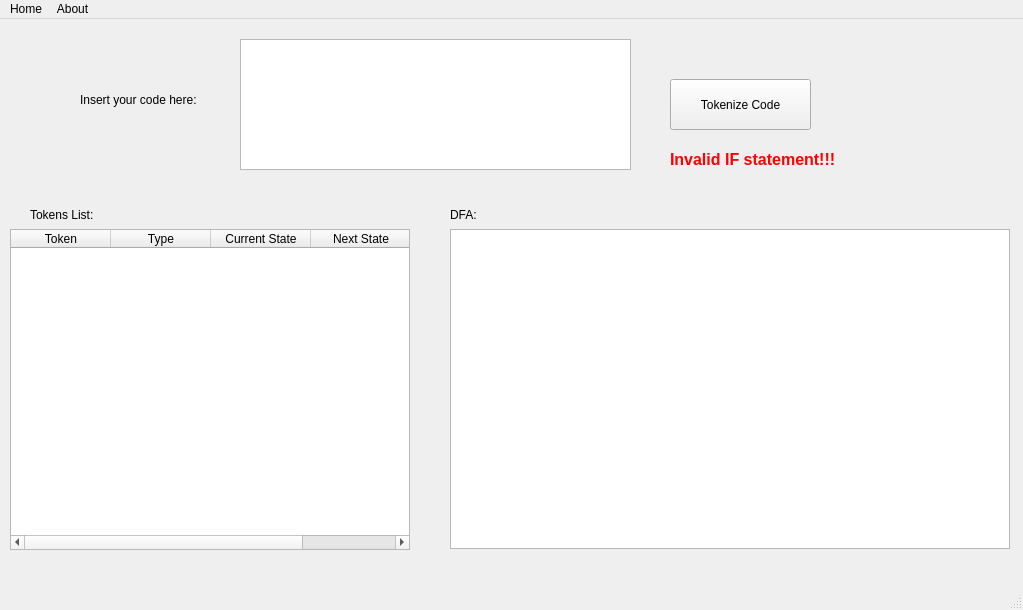
<?xml version="1.0" encoding="UTF-8"?>
<ui version="4.0">
 <class>MainWindow</class>
 <widget class="QMainWindow" name="MainWindow">
  <property name="geometry">
   <rect>
    <x>0</x>
    <y>0</y>
    <width>1023</width>
    <height>610</height>
   </rect>
  </property>
  <property name="windowTitle">
   <string>TINY Language Compiler</string>
  </property>
  <widget class="QWidget" name="centralwidget">
   <widget class="QPushButton" name="pushButton">
    <property name="geometry">
     <rect>
      <x>670</x>
      <y>60</y>
      <width>141</width>
      <height>51</height>
     </rect>
    </property>
    <property name="text">
     <string>Tokenize Code</string>
    </property>
   </widget>
   <widget class="QTextEdit" name="textEdit">
    <property name="geometry">
     <rect>
      <x>240</x>
      <y>20</y>
      <width>391</width>
      <height>131</height>
     </rect>
    </property>
   </widget>
   <widget class="QLabel" name="label">
    <property name="geometry">
     <rect>
      <x>80</x>
      <y>60</y>
      <width>151</width>
      <height>41</height>
     </rect>
    </property>
    <property name="text">
     <string>Insert your code here:</string>
    </property>
   </widget>
   <widget class="QTableWidget" name="tableWidget">
    <property name="geometry">
     <rect>
      <x>10</x>
      <y>210</y>
      <width>400</width>
      <height>321</height>
     </rect>
    </property>
    <property name="minimumSize">
     <size>
      <width>311</width>
      <height>0</height>
     </size>
    </property>
    <column>
     <property name="text">
      <string>Token</string>
     </property>
    </column>
    <column>
     <property name="text">
      <string>Type</string>
     </property>
    </column>
    <column>
     <property name="text">
      <string>Current State</string>
     </property>
    </column>
    <column>
     <property name="text">
      <string>Next State</string>
     </property>
    </column>
   </widget>
   <widget class="QLabel" name="label_2">
    <property name="geometry">
     <rect>
      <x>30</x>
      <y>180</y>
      <width>81</width>
      <height>31</height>
     </rect>
    </property>
    <property name="text">
     <string>Tokens List:</string>
    </property>
   </widget>
   <widget class="QLabel" name="label_3">
    <property name="geometry">
     <rect>
      <x>450</x>
      <y>180</y>
      <width>51</width>
      <height>31</height>
     </rect>
    </property>
    <property name="text">
     <string>DFA:</string>
    </property>
   </widget>
   <widget class="QLabel" name="label_4">
    <property name="geometry">
     <rect>
      <x>670</x>
      <y>120</y>
      <width>261</width>
      <height>41</height>
     </rect>
    </property>
    <property name="font">
     <font>
      <pointsize>12</pointsize>
      <weight>75</weight>
      <bold>true</bold>
     </font>
    </property>
    <property name="text">
     <string>&lt;html&gt;&lt;head/&gt;&lt;body&gt;&lt;p&gt;&lt;span style=&quot; color:#ff0000;&quot;&gt;Invalid IF statement!!!&lt;/span&gt;&lt;/p&gt;&lt;/body&gt;&lt;/html&gt;</string>
    </property>
   </widget>
   <widget class="QTextEdit" name="textEdit_2">
    <property name="geometry">
     <rect>
      <x>450</x>
      <y>210</y>
      <width>560</width>
      <height>320</height>
     </rect>
    </property>
   </widget>
  </widget>
  <widget class="QMenuBar" name="menubar">
   <property name="geometry">
    <rect>
     <x>0</x>
     <y>0</y>
     <width>1023</width>
     <height>26</height>
    </rect>
   </property>
   <widget class="QMenu" name="menuHome">
    <property name="title">
     <string>Home</string>
    </property>
   </widget>
   <widget class="QMenu" name="menuAbout">
    <property name="title">
     <string>About</string>
    </property>
   </widget>
   <addaction name="menuHome"/>
   <addaction name="menuAbout"/>
  </widget>
  <widget class="QStatusBar" name="statusbar"/>
 </widget>
 <resources/>
 <connections/>
</ui>
